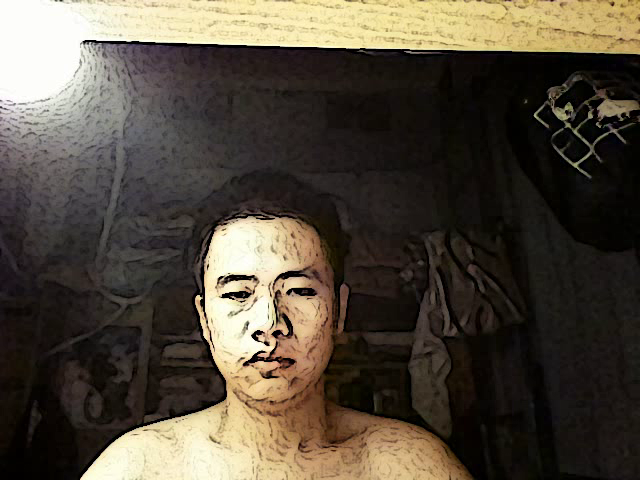
#> input picture frame 1 of screencast1.avi, 640 x 480 px, given in place of the camera
$ python main.py   (older library calls are emulated)
#> lines starting #> are read from the running program, lines starting #| are printed output that depends on the picture
### utils.py
import cv2
import numpy
import scipy.interpolate

"""
    some common math functions
"""


# [5 lines left out: function createFlatView, not called in this run]


def createLookupArray(func, length=256):
    """Return a lookup for whole-number imputs to a function.

    The lookup values are clamped to [0, length - 1].

    """
#> called with length = 256
    if func is None:
        return None
    lookupArray = numpy.empty(length)
    i = 0
    while i < length:
        func_i = func(i)
        lookupArray[i] = min(max(0, func_i), length - 1)
        i += 1
    return lookupArray


def applyLookupArray(lookupArray, src, dst):
    """Map a source to a destination using a lookup."""
    if lookupArray is None:
        return
    dst[:] = lookupArray[src]


def createCurveFunc(points):
    """Return a function derived from control points."""
    if points is None:
        return None
    numPoints = len(points)
    if numPoints < 2:
        return None
    xs, ys = zip(*points)
    if numPoints < 4:
        kind = 'linear'
        # 'quadratic' is not implemented.
    else:
        kind = 'cubic'
    return scipy.interpolate.interp1d(xs, ys, kind, bounds_error=False)


def createCompositeFunc(func0, func1):
    """Return a composite of two functions."""
    if func0 is None:
        return func1
    if func1 is None:
        return func0
    return lambda x: func0(func1(x))


# [10 lines left out: functions isGray, widthHeigthDividedBy, not called in this run]

### managers.py
import cv2
import numpy
import time


# 图像捕获管理类
class CaptureManager(object):
    def __init__(self, capture, previewWindowManager: object = None, shouldMirrorPreview: bool = False):

        """
        :type shouldMirrorPreview: bool
        :type previewWindowManager: bool
        """
        self.previewWindowManager = previewWindowManager
        self.shouldMirrorPreview = shouldMirrorPreview

        # 前置_为保护变量(非公有变量)
        self._capture = capture
        self._channel = 0
        self._enteredFrame = False
        self._frame = None
        self._imageFilename: str = None
        self._videoFilename: str = None
        self._videoEncoding = None
        self._videoWriter = None

        self._startTime: int = None
        self._framesElapsed = int(0)
        self._fpsEstimate = None

    @property
    def channel(self):
        return self._channel

    # [5 lines left out: function channel, not called in this run]

    @property
    def frame(self):
        if self._enteredFrame and self._frame is None:
            _, self._frame = self._capture.retrieve()
        return self._frame

    @property
    def isWritingImage(self):
        return self._imageFilename is not None

    @property
    def isWritingVideo(self):
        return self._videoFilename is not None

    def enterFrame(self):
        """Capture the next frame, if any."""
        # 捕获下一帧
        # 只能(同步)捕获下一帧。而且推迟从一个通道的获取。以便随后能从变量frame中读取.

        # But first, check that any previous frame was exited.
        assert not self._enteredFrame, \
            'previous enterFrame() had no matching exitFrame()'

        if self._capture is not None:
            self._enteredFrame = self._capture.grab()

    def exitFrame(self):
        """Draw to the window. Write to files. Release the frame."""
        # 可以从当前通道获取图像、估计帧速率、通过窗口管理器显示图像，执行暂停的请求，从而向文件中写入图像

        """ Check whether any grabbed frame is retrievable.
            The getter may retrieve and cache the frame.
        """
        if self.frame is None:
            self._enteredFrame = False
            return

        # Update the FPS estimate and related variables.
        if self._framesElapsed == 0:
            self._startTime = time.time()
        else:
            timeElapsed = time.time() - self._startTime
            self._fpsEstimate = self._framesElapsed / timeElapsed
            self._framesElapsed += 1

        # Draw to the window, if any.
        if self.previewWindowManager is not None:
            if self.shouldMirrorPreview:
                mirroredFrame = numpy.fliplr(self._frame).copy()
                self.previewWindowManager.show(mirroredFrame)
            else:
                self.previewWindowManager.show(self._frame)

        # Write to the image file, if any.
        if self.isWritingImage:
            cv2.imwrite(self._imageFilename, self._frame)
            self._imageFilename = None

        # Write to the video, if any.
        self._writeVideoFrame()

        # Release the frame.
        self._frame = None
        self._enteredFrame = False

    def writeImage(self, filename):
        """Write the next exited frame to an image file."""
        self._imageFilename = filename

    # [13 lines left out: functions startWritingVideo, stopWritingVideo, not called in this run]

    def _writeVideoFrame(self):

        if not self.isWritingVideo:
            return

        if self._videoWriter is None:
            fps = self._capture.get(cv2.CAP_PROP_FPS)
            if fps == 0.0:
                # The capture's FPS is unknow so use an setimate.
                if self._framesElapsed < 20:
                    # Wait until more frames elapse so that the
                    # estimate is more stable.
                    return
                else:
                    fps = self._fpsEstimate
            size = (int(self._capture.get(
                cv2.CAP_PROP_FRAME_WIDTH)),
                    int(self._capture.get(
                        cv2.CAP_PROP_FRAME_HEIGHT)))

            assert isinstance(self._videoFilename, str)
            assert isinstance(self._videoEncoding, object)
            assert isinstance(fps, object)
            self._videoWriter = cv2.VideoWriter(self._videoFilename,
                                                self._videoEncoding,
                                                fps, size)

        self._videoWriter.write(self._frame)


class WindowManager(object):  # 窗口管理类

    def __init__(self, windowName: str, keypressCallback: classmethod = None) -> object:
        """

        :type keypressCallback: classmethod  # 回调函数
        """
        self.keypressCallback = keypressCallback

        self._windowName: str = windowName
        self._isWindowCreated = False

    @property
    def isWindowCreated(self):
        return self._isWindowCreated

    def createWindow(self):
        cv2.namedWindow(self._windowName)
        self._isWindowCreated = True

    def show(self, frame):
        cv2.imshow(self._windowName, frame)

    def destroyWindow(self):
        cv2.destroyWindow(self._windowName)
        self._isWindowCreated = False

    def processEvents(self):
        keycode = cv2.waitKey(1)
        if self.keypressCallback is not None and keycode != -1:
            # Discard any non-ASCII info encoded by GTK.
            keycode &= 0XFF
            self.keypressCallback(keycode)

### filters.py
import cv2
import numpy
import utils


# [85 lines left out: functions recolorRC, recolorRGV, recolorCMV, blend, not called in this run]


def strokeEdges(src, dst, blurKsize=7, edgeKsize=5):
    if blurKsize >= 3:
        blurredSrc = cv2.medianBlur(src, blurKsize)
        graySrc = cv2.cvtColor(blurredSrc, cv2.COLOR_BGR2GRAY)
    else:
        graySrc = cv2.cvtColor(src, cv2.COLOR_BGR2GRAY)

    cv2.Laplacian(graySrc, cv2.CV_8U, graySrc, ksize=edgeKsize)
    normalizedInverseAlpha = (1.0 / 255) * (255 - graySrc)
    channels = cv2.split(src)

    for channel in channels:
        channel[:] = channel * normalizedInverseAlpha
    cv2.merge(channels, dst)


class BGRFuncFilter(object):
    """A filter that applies different functions to each of BGR."""

    def __init__(self, vFunc=None, bFunc=None, gFunc=None,
                 rFunc=None, dtype=numpy.uint8):
        length = numpy.iinfo(dtype).max + 1
        self._bLookupArray = utils.createLookupArray(
            utils.createCompositeFunc(bFunc, vFunc), length)
        self._gLookupArray = utils.createLookupArray(
            utils.createCompositeFunc(gFunc, vFunc), length)
        self._rLookupArray = utils.createLookupArray(
            utils.createCompositeFunc(rFunc, vFunc), length)

    def apply(self, src, dst):
            """Apply the filter with a BGR source/destination."""
            b, g, r = cv2.split(src)
            utils.applyLookupArray(self._bLookupArray, b, b)
            utils.applyLookupArray(self._gLookupArray, g, g)
            utils.applyLookupArray(self._rLookupArray, r, r)
            cv2.merge([b, g, r], dst)


class BGRCurveFilter(BGRFuncFilter):
    """A filter that applies different curves to each of BGR."""

    def __init__(self, vPoints=None, bPoints=None,
                 gPoints=None, rPoints=None, dtype=numpy.uint8):
        super().__init__(
            utils.createCurveFunc(vPoints),
            utils.createCurveFunc(bPoints),
            utils.createCurveFunc(gPoints),
            utils.createCurveFunc(rPoints), dtype)


class BGRCrossProcessCurveFilter(BGRCurveFilter):
    """A filter that applies cross-process-like curves to BGR."""

    # [6 lines left out: function __init__, not called in this run]


class BGRPortraCurveFilter(BGRCurveFilter):
    """A filter that applies Portra-like curves to BGR."""

    def __init__(self, dtype=numpy.uint8):
        super().__init__(
            vPoints=[(0, 0), (23, 20), (157, 173), (255, 255)],
            bPoints=[(0, 0), (41, 46), (231, 228), (255, 255)],
            gPoints=[(0, 0), (52, 47), (189, 196), (255, 255)],
            rPoints=[(0, 0), (69, 69), (213, 218), (255, 255)],
            dtype=dtype)


class BGRProviaCurveFilter(BGRCurveFilter):
    """A filter that applies Provia-like curves to BGR."""

    # [6 lines left out: function __init__, not called in this run]


class BGRVelviaCurveFilter(BGRCurveFilter):
    """A filter that applies Velvia-like curves to BGR."""

    # [7 lines left out: function __init__, not called in this run]


class VConvolutionFilter(object):
    """A filter that applies convolution to V (or all of BGR)."""

    def __init__(self, kernel):
        self._kernel = kernel

    # [5 lines left out: function apply, not called in this run]


class SharpenFilter(VConvolutionFilter):
    """A sharpen filter with a 1-pixel radius."""

    # [7 lines left out: function __init__, not called in this run]


class FindEdgesFilter(VConvolutionFilter):
    """An edge-finding filter with a 1-pixel radius."""

    # [7 lines left out: function __init__, not called in this run]


class BlurFilter(VConvolutionFilter):
    """A blur filter with a 2-pixel radius."""

    # [9 lines left out: function __init__, not called in this run]


class EmbossFilter(VConvolutionFilter):
    """An emboss filter with a 1-pixel radius."""

    # [7 lines left out: function __init__, not called in this run]

### cameo.py
import cv2
import filters
from managers import WindowManager, CaptureManager
import depth


class Cameo(object):
    def __init__(self, windowName='Cameo', _shouldMirrorPreview=True):
        self._windowManager = WindowManager(windowName, self.onKeypress)
        self._captureManager = CaptureManager(
                                            capture=cv2.VideoCapture(0),
                                            previewWindowManager=self._windowManager,
                                            shouldMirrorPreview=_shouldMirrorPreview)
        self._pictureNumber: int = 0
        self._videoNumber: int = 0
        self._curveFilter = filters.BGRPortraCurveFilter()

    def run(self):
        """Run the main loop.
        :rtype: object
        """

        # print the key-operation
        print("Press space  to take a screenshot\n" +
              "      escape to quit\n" +
              "      tab    to start/stop recording a screencast\n")
        self._windowManager.createWindow()
        while self._windowManager.isWindowCreated:
            self._captureManager.enterFrame()
            frame = self._captureManager.frame

            # TODO: Filter the frame (Chapter3).
            filters.strokeEdges(frame, frame)
            self._curveFilter.apply(frame, frame)

            self._captureManager.exitFrame()
            self._windowManager.processEvents()
#> this loop made 1 pass; (key Esc is pressed on pass 1)
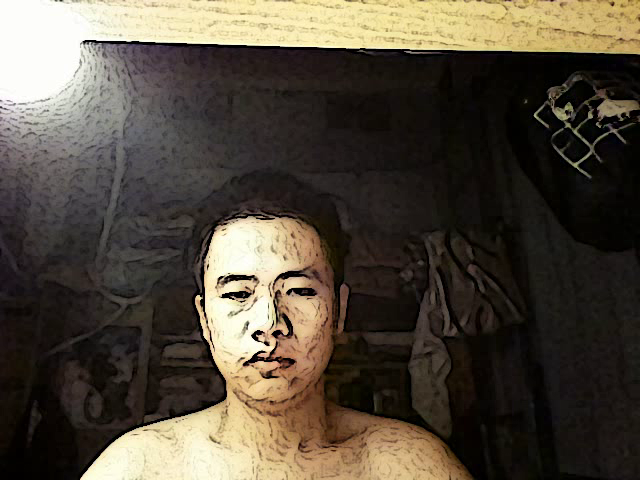
#> input picture frame 1 of screencast1.avi, 640 x 480 px, given in place of the camera
#> pass 1, in strokeEdges, `blurredSrc = cv2.medianBlur(src, blurKsize)`:
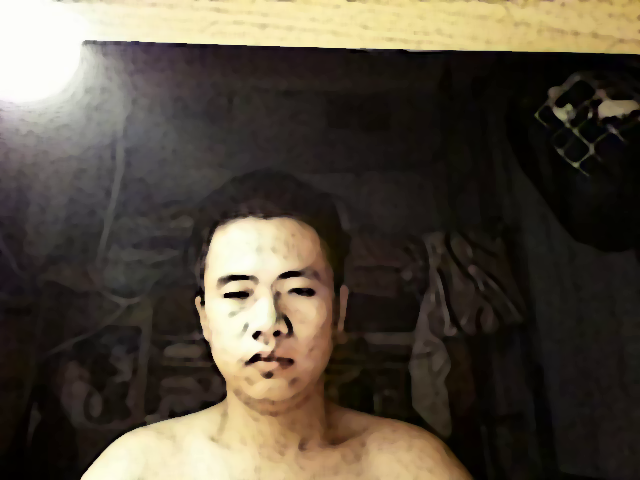
#> blurredSrc: shape (480, 640, 3); mean B, G, R 61.7, 74.6, 83.3
#> pass 1, in strokeEdges, `graySrc = cv2.cvtColor(blurredSrc, cv2.COLOR_BGR2GRAY)`:
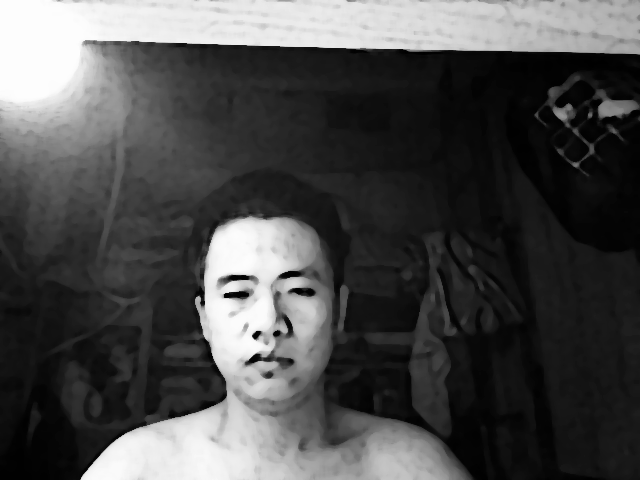
#> graySrc: shape (480, 640); min 0, max 253, mean 75.7
#> pass 1, in strokeEdges, `normalizedInverseAlpha = (1.0 / 255) * (255 - graySrc)`:
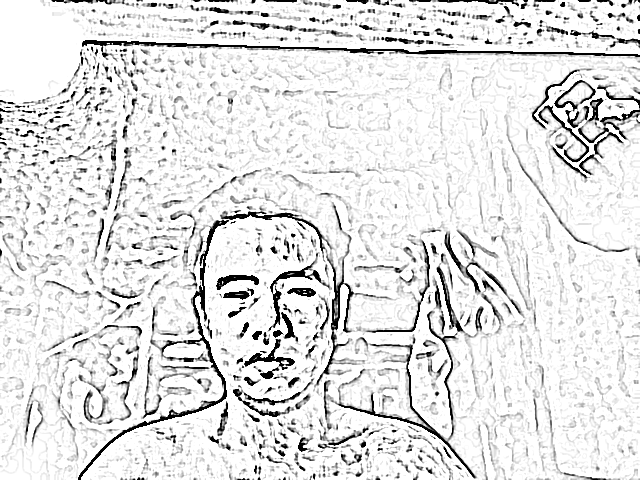
#> normalizedInverseAlpha: shape (480, 640) float64; min 0, max 1, mean 0.888
#> pass 1, in apply, `b, g, r = cv2.split(src)`:
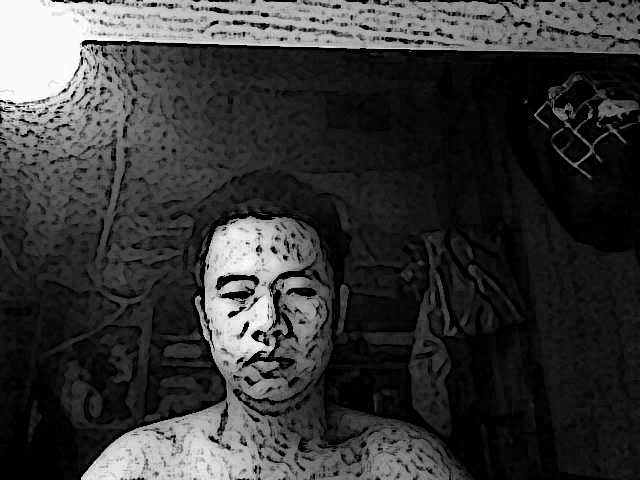
#> b: shape (480, 640); min 0, max 255, mean 55.4
#> after the loop:
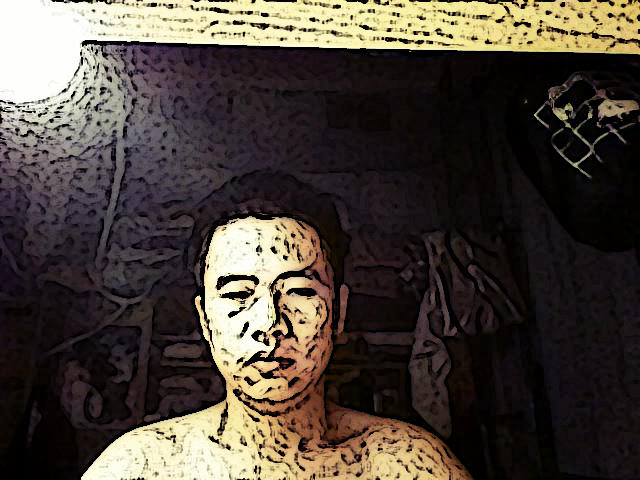
#> frame: shape (480, 640, 3); mean B, G, R 58, 66.2, 75

    def onKeypress(self, keycode):
        """ Handle a keypress

        space       ->    Take a screenshot.
        tab         ->    Start/stop recording a screencast.
        escape      ->    Quit.

        """
        if keycode == 32:  # space
            self._pictureNumber += 1
            print("Take a screenshot named screenshot" + str(self._pictureNumber) + ".png\n")

            self._captureManager.writeImage('screenshot' + str(self._pictureNumber) + ".png")
        elif keycode == 9:  # tab
            if not self._captureManager.isWritingVideo:
                self._videoNumber += 1
                print("Start recording a screencast...\n")

                self._captureManager.startWritingVideo('screencast' + str(self._videoNumber) + ".avi")
            else:
                self._captureManager.stopWritingVideo()
                print("Stop recording a screencast... \n" +
                      "screencast" + str(self._videoNumber) + ".avi saved.\n")
        elif keycode == 27:  # escape
            print("Quit.\n")
            self._windowManager.destroyWindow()

### main.py
from cameo import Cameo

if __name__ == "__main__":
    camera = Cameo('萌萌强', _shouldMirrorPreview=True)
    Cameo.run(camera)

$ run again, starting later in the video
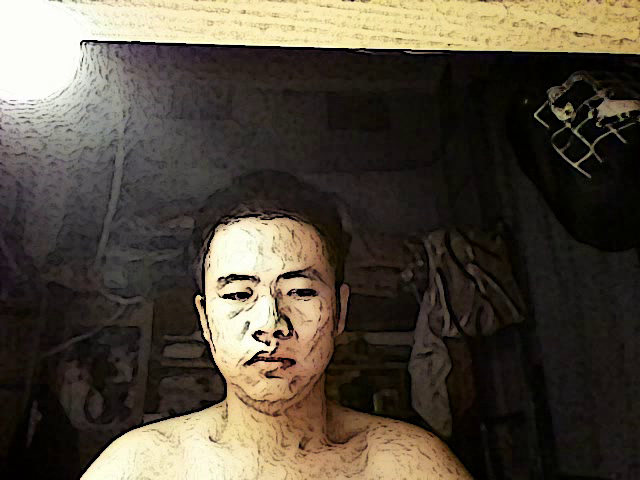
#> input picture frame 5 of screencast1.avi, 640 x 480 px, given in place of the camera
#> the loop in run, `while self._windowManager.isWindowCreated:` made 1 pass; (key Esc is pressed on pass 1)
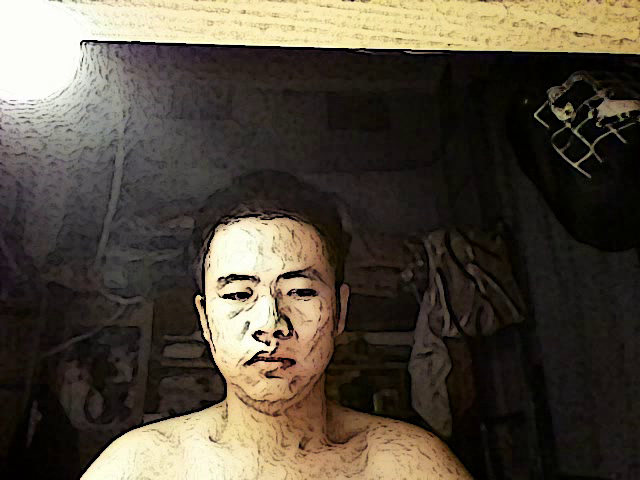
#> input picture frame 5 of screencast1.avi, 640 x 480 px, given in place of the camera
#> pass 1, in strokeEdges, `normalizedInverseAlpha = (1.0 / 255) * (255 - graySrc)`:
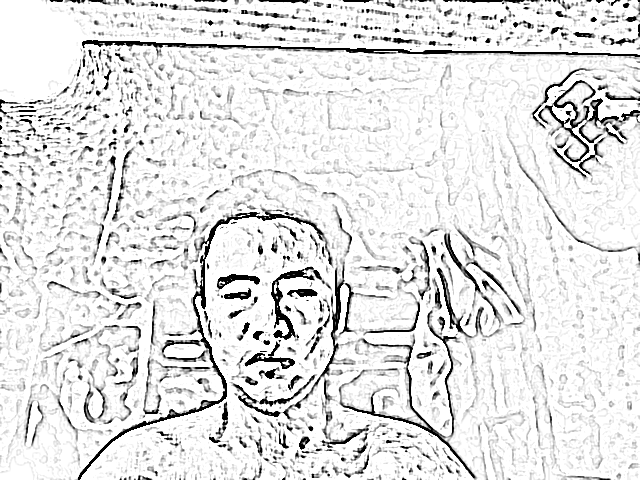
#> normalizedInverseAlpha: shape (480, 640) float64; min 0, max 1, mean 0.889
#> after the loop in run, `while self._windowManager.isWindowCreated:`:
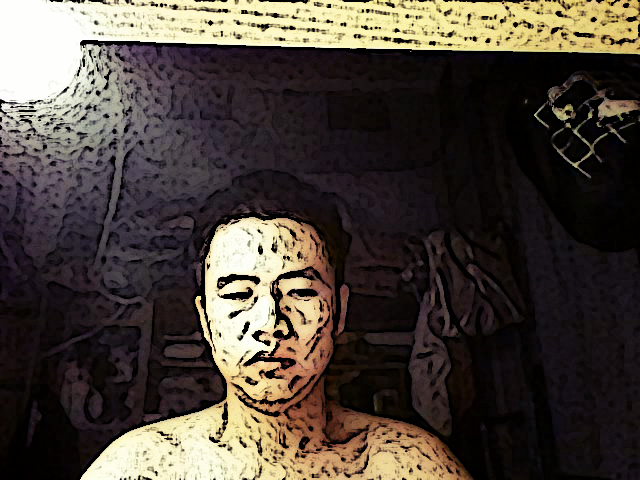
#> frame: shape (480, 640, 3); mean B, G, R 58.2, 66.4, 75.1

$ run again, starting later in the video
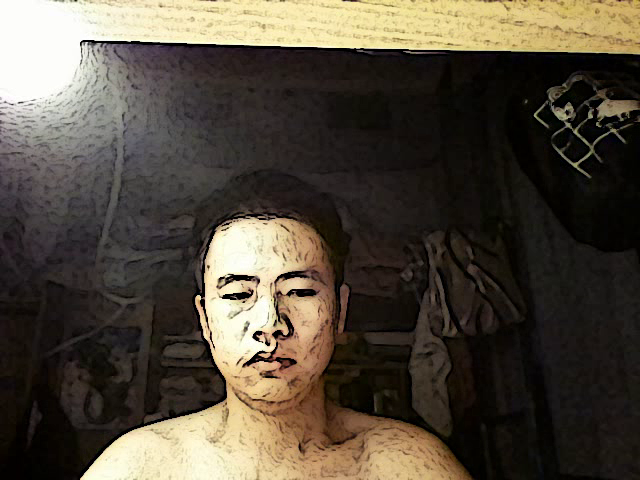
#> input picture frame 10 of screencast1.avi, 640 x 480 px, given in place of the camera
#> the loop in run, `while self._windowManager.isWindowCreated:` made 1 pass; (key Esc is pressed on pass 1)
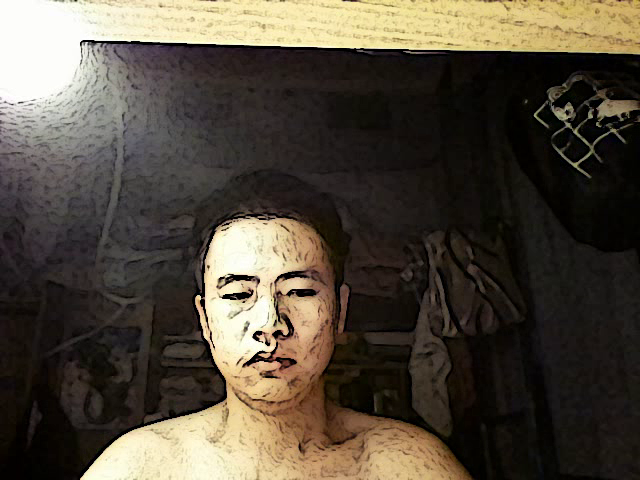
#> input picture frame 10 of screencast1.avi, 640 x 480 px, given in place of the camera
#> pass 1, in strokeEdges, `normalizedInverseAlpha = (1.0 / 255) * (255 - graySrc)`:
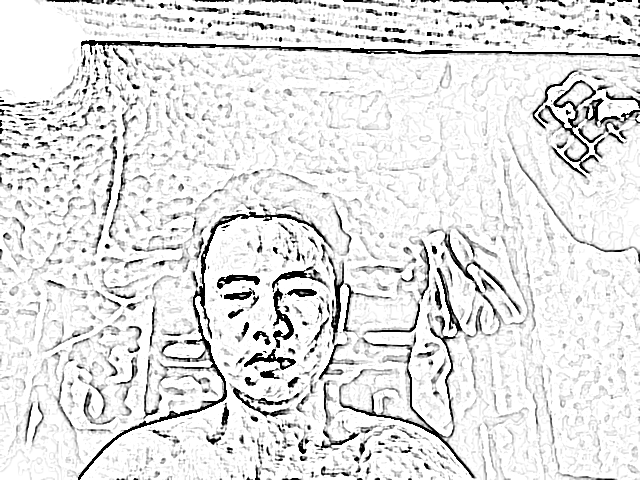
#> normalizedInverseAlpha: shape (480, 640) float64; min 0, max 1, mean 0.889
#> after the loop in run, `while self._windowManager.isWindowCreated:`:
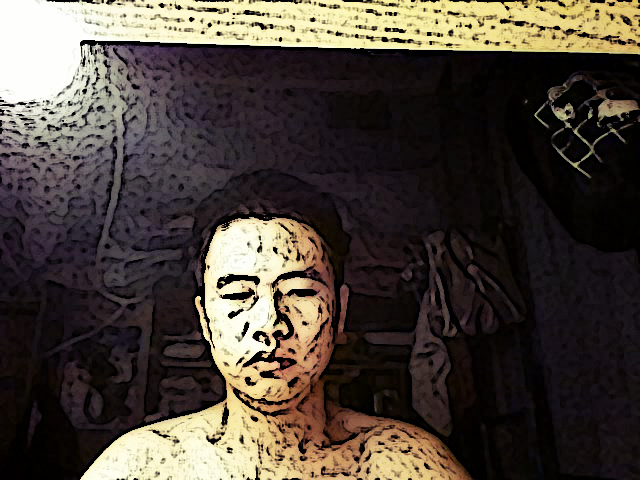
#> frame: shape (480, 640, 3); mean B, G, R 57.9, 66.2, 75
